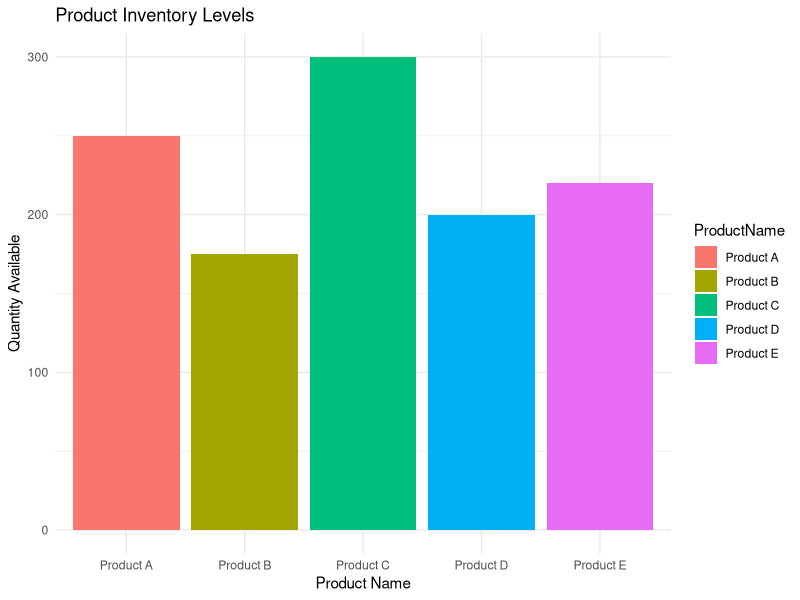

Here is the R script that generated this plot:
library(ggplot2)

df20 <- data.frame(
  ProductName = c("Product A", "Product B", "Product C", "Product D", "Product E"),
  Quantity = c(250, 175, 300, 200, 220)
)

ggplot(df20, aes(x = ProductName, y = Quantity, fill = ProductName)) +
  geom_bar(stat = "identity") +
  labs(title = "Product Inventory Levels", x = "Product Name", y = "Quantity Available") +
  theme_minimal()
